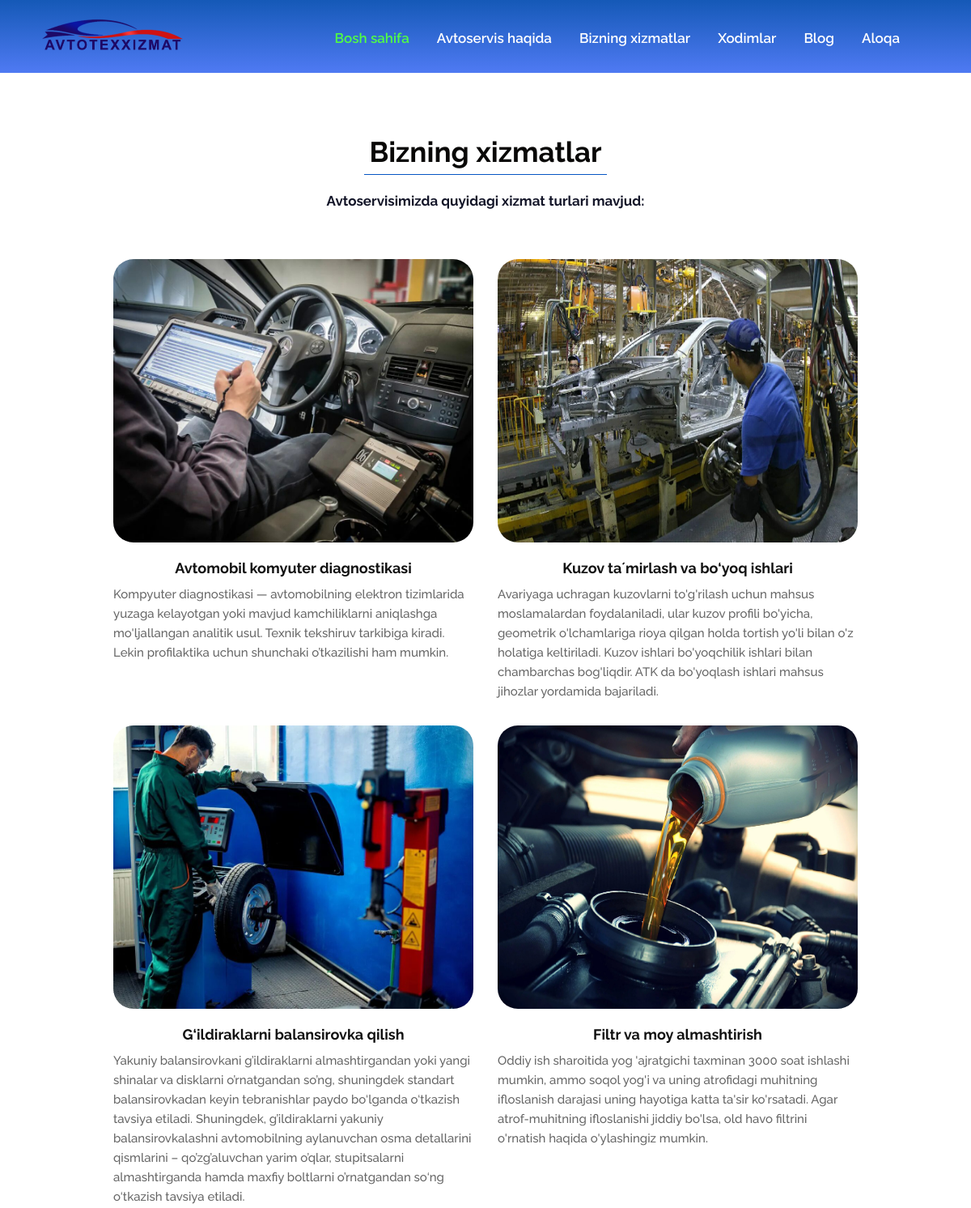
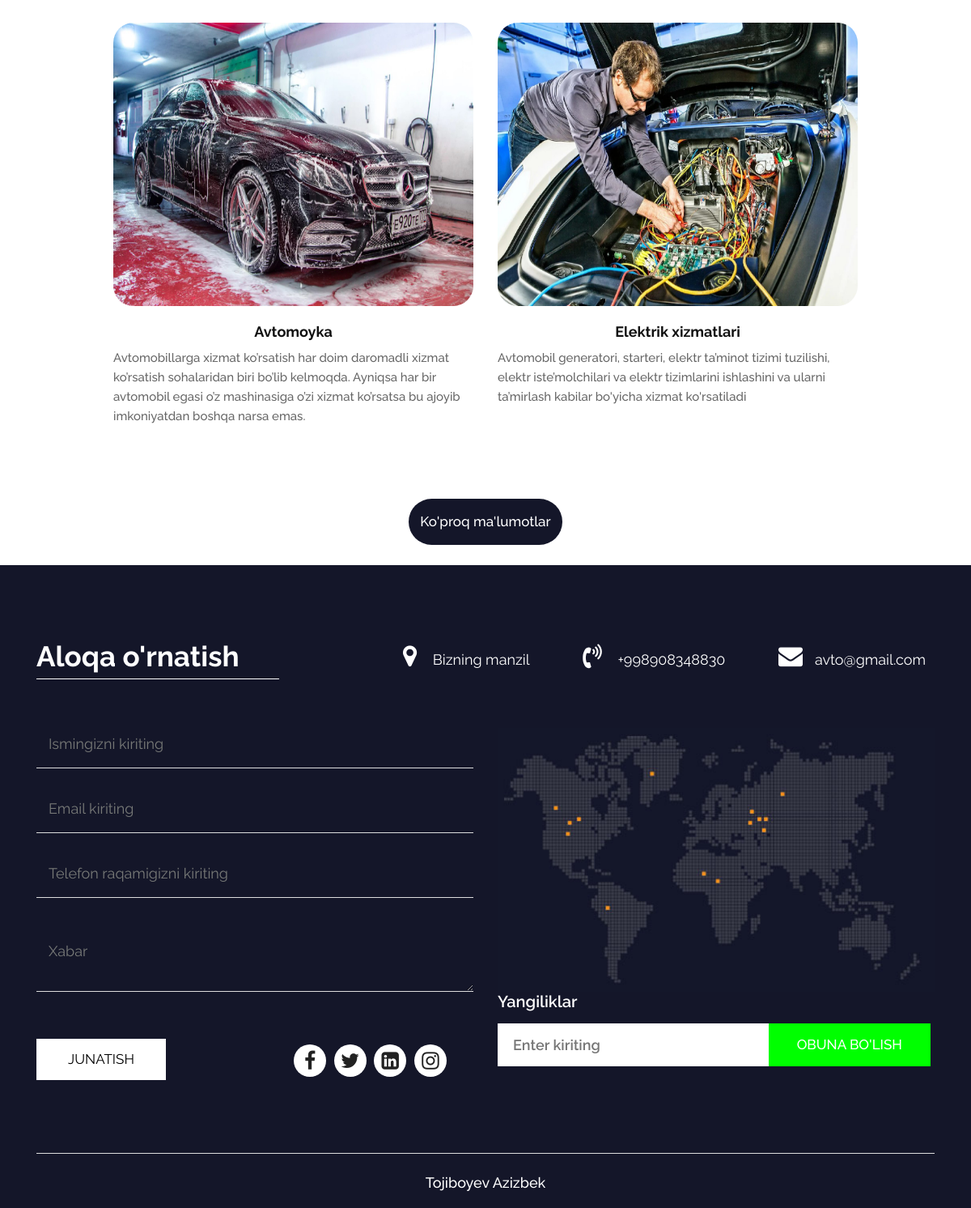
The page /xizmatlar/ on the database its author committed (2 pictures, top to bottom).
### main/models.py (models this page shows, shortened)
class Xizmatlar(models.Model):
    name = models.CharField(max_length=255)
    body = models.TextField()
    img = models.ImageField(upload_to='xizmatlar/')

### main/views.py (the view)
# urls.py: path('xizmatlar/', views.xizmatlar, name='xizmatlar'),
def xizmatlar(request):
    xizmatlar = models.Xizmatlar.objects.all()
    context = {
        'xizmatlar':xizmatlar
    }
    return render(request, 'xizmatlar.html',context)

### templates/xizmatlar.html (shortened to what this page needs)
{% load static %}
<!DOCTYPE html>
<html lang="en">
   <head>
      <link rel="stylesheet" href="{% static 'css/bootstrap.min.css' %}">
      <link rel="stylesheet" href="{% static 'css/style.css' %}">
      <link rel="stylesheet" href="{% static 'css/responsive.css' %}">
      <link rel="stylesheet" href="{% static 'css/jquery.mCustomScrollbar.min.css' %}">
      <link rel="stylesheet" href="https://netdna.bootstrapcdn.com/font-awesome/4.0.3/css/font-awesome.css">
      <link rel="stylesheet" href="https://cdnjs.cloudflare.com/ajax/libs/fancybox/2.1.5/jquery.fancybox.min.css" media="screen">
   </head>
   <body class="main-layout">
      <header>
         <div class="header">
            <div class="container-fluid">
               <div class="row">
                  <div class="col-xl-3 col-lg-3 col-md-3 col-sm-3 col logo_section">
                     <div class="full">
                        <div class="center-desk">
                           <div class="logo">
                              <a href="index.html"><img style="height: 50px;" src="{% static 'images/logo-atx.png' %}" alt="#" /></a>
                           </div>
                        </div>
                     </div>
                  </div>
                  <div class="col-xl-9 col-lg-9 col-md-9 col-sm-9">
                     <nav class="navigation navbar navbar-expand-md navbar-dark ">
                        <div class="collapse navbar-collapse" id="navbarsExample04">
                           <ul class="navbar-nav mr-auto">
                              <li class="nav-item active">
                                 <a class="nav-link" href="{% url 'index' %}"> Bosh sahifa  </a>
                              </li>
                              <li class="nav-item">
                                 <a class="nav-link" href="{% url 'avtoservis_haqida' %}">Avtoservis haqida</a>
                              </li>
                              <li class="nav-item">
                                 <a class="nav-link" href="{% url 'xizmatlar' %}">Bizning xizmatlar</a>
                              </li>
                              <li class="nav-item">
                                 <a class="nav-link" href="{% url 'xodimlarimiz' %}">Xodimlar</a>
                              </li>
                              <li class="nav-item">
                                 <a class="nav-link" href="{% url 'blog' %}">Blog</a>
                              </li>
                              <li class="nav-item">
                                 <a class="nav-link" href="{% url 'aloqa' %}">Aloqa</a>
                              </li>
                           </ul>
                        </div>
                     </nav>
                  </div>
               </div>
            </div>
         </div>
      </header>
      <div class="wedo ">
         <div class="container">
            <div class="row">
               <div class="col-md-12">
                  <div class="titlepage">
                     <h2>Bizning xizmatlar</h2>
                     <p>Avtoservisimizda quyidagi xizmat turlari mavjud:</p>
                  </div>
               </div>
            </div>
            <div class="row">
               <div class="col-md-10 offset-md-1">
                  <div class="row">
                     {% for i in xizmatlar %}
                     <div class="col-md-6 margin_bottom">
                        <div class="work" >
                              <figure ><img style="border-radius: 25px; height: 350px;"  src="{{i.img.url}}" alt="#" /></figure>
                           </div>
                           <div >
                           <h3 style='text-align: center;' ><br><span class="black"><b>{{i.name}}</b></span></h3>
                           <p>{{i.body}}</p>
                        </div>
                     </div>
                     {% endfor %}
                  </div>
                  <a class="read_more" href="#">Ko'proq ma'lumotlar</a>
               </div>
            </div>
         </div>
      </div>
     <br>
      <footer id="contact">
         <div class="footer">
            <div class="container">
               <div class="row">
                  <div class="col-md-4">
                     <div class="titlepage">
                        <h2>Aloqa o'rnatish</h2>
                     </div>
                  </div>
                  <div class="col-md-8">
                     <ul class="location_icon">
                        <li><a href="#"><i class="fa fa-map-marker" aria-hidden="true"></i></a> Bizning manzil</li>
                        <li><a href="#"><i class="fa fa-volume-control-phone" aria-hidden="true"></i></a> +998908348830</li>
                        <li><a href="#"><i class="fa fa-envelope" aria-hidden="true"></i></a>avto@gmail.com</li>
                     </ul>
                  </div>
                  <div class="col-md-6">
                     <form id="request" class="main_form">
                        <div class="row">
                           <div class="col-md-12 ">
                              <input class="contactus" placeholder="Ismingizni kiriting" type="type" name="Full Name">
                           </div>
                           <div class="col-md-12">
                              <input class="contactus" placeholder="Email kiriting" type="type" name="Email">
                           </div>
                           <div class="col-md-12">
                              <input class="contactus" placeholder="Telefon raqamigizni kiriting " type="type" name="Phone Number">
                           </div>
                           <div class="col-md-12">
                              <textarea class="textarea" placeholder="Xabar " type="type" Message="Name">Xabar </textarea>
                           </div>
                           <div class="col-sm-col-xl-6 col-lg-6 col-md-6 col-sm-12">
                              <button class="send_btn">Junatish</button>
                           </div>
                           <div class="col-sm-col-xl-6 col-lg-6 col-md-6 col-sm-12">
                              <ul class="social_icon">
                                 <li><a href="#"><i class="fa fa-facebook" aria-hidden="true"></i></a></li>
                                 <li><a href="#"><i class="fa fa-twitter" aria-hidden="true"></i></a></li>
                                 <li><a href="#"><i class="fa fa-linkedin-square" aria-hidden="true"></i></a></li>
                                 <li><a href="#"><i class="fa fa-instagram" aria-hidden="true"></i></a></li>
                              </ul>
                           </div>
                        </div>
                     </form>
                  </div>
                  <div class="col-md-6">
                     <div class="map">
                        <figure><img src="{% static 'images/map.jpg' %}" alt="#"/></figure>
                     </div>
                     <form class="bottom_form">
                        <h3>Yangiliklar</h3>
                        <input class="enter" placeholder="Enter kiriting" type="text" name="Enter your email">
                        <button class="sub_btn">Obuna bo'lish</button>
                     </form>
                  </div>
               </div>
            </div>
            <div class="copyright">
               <div class="container">
                  <div class="row">
                     <div class="col-md-12">
                        <p>Tojiboyev Azizbek<a href="https://html.design/"></a></p>
                     </div>
                  </div>
               </div>
            </div>
         </div>
      </footer>
   </body>
</html>

### static/css/responsive.css (style rules this page uses)
@media (min-width: 1200px) and (max-width: 1342px) { .navigation.navbar-dark .navbar-nav .nav-link { padding: 0 17px; } }

### static/css/icomoon.css (style rules this page uses)
body { background: #fff; }

### rows shown on the page
Xizmatlar: img (picture), name "Avtomobil komyuter diagnostikasi", body "Kompyuter diagnostikasi — avtomobilning elektron tizimlarida yuzaga kelayotgan yoki mavjud kamchiliklarni aniqlashga mo'ljallangan analitik usul. Texnik tekshiruv tarkibiga kiradi. Lekin profilaktika uchun shunchaki o’tkazilishi ham mumkin."
Xizmatlar: img (picture), name "Kuzov taʼmirlash va bo‘yoq ishlari", body "Avariyaga uchragan kuzovlarni to'g'rilash uchun mahsus moslamalardan foydalaniladi, ular kuzov profili bo'yicha, geometrik o'lchamlariga rioya qilgan holda tortish yo'li bilan o'z holatiga keltiriladi. Kuzov ishlari bo'yoqchilik ishlari bilan chambarchas bog'liqdir. ATK da bo'yoqlash ishlari mahsus jihozlar yordamida bajariladi."
Xizmatlar: img (picture), name "G‘ildiraklarni balansirovka qilish", body "Yakuniy balansirovkani g’ildiraklarni almashtirgandan yoki yangi shinalar va disklarni o’rnatgandan so’ng, shuningdek standart balansirovkadan keyin tebranishlar paydo bo‘lganda o‘tkazish tavsiya etiladi. Shuningdek, g’ildiraklarni yakuniy balansirovkalashni avtomobilning aylanuvchan osma detallarini qismlarini – qo’zg’aluvchan yarim o’qlar, stupitsalarni almashtirganda hamda maxfiy boltlarni o’rnatgandan so‘ng o‘tkazish tavsiya etiladi."
Xizmatlar: img (picture), name "Filtr va moy almashtirish", body "Oddiy ish sharoitida yog 'ajratgichi taxminan 3000 soat ishlashi mumkin, ammo soqol yog'i va uning atrofidagi muhitning ifloslanish darajasi uning hayotiga katta ta'sir ko'rsatadi. Agar atrof-muhitning ifloslanishi jiddiy bo'lsa, old havo filtrini o'rnatish haqida o'ylashingiz mumkin."
Xizmatlar: img (picture), name "Avtomoyka", body "Avtomobillarga xizmat ko’rsatish har doim daromadli xizmat ko’rsatish sohalaridan biri bo’lib kelmoqda. Ayniqsa har bir avtomobil egasi o’z mashinasiga o’zi xizmat ko’rsatsa bu ajoyib imkoniyatdan boshqa narsa emas."
Xizmatlar: img (picture), name "Elektrik xizmatlari", body "Avtomobil generatori, starteri, elektr ta’minot tizimi tuzilishi, elektr iste’molchilari va elektr tizimlarini ishlashini va ularni ta’mirlash kabilar bo'yicha xizmat ko'rsatiladi"
